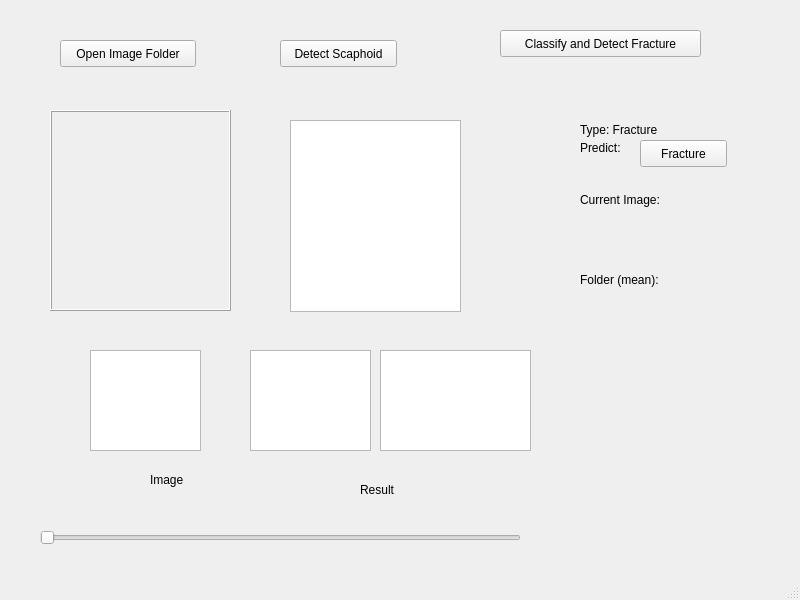
<?xml version="1.0" encoding="UTF-8"?>
<ui version="4.0">
 <class>MainWindow</class>
 <widget class="QMainWindow" name="MainWindow">
  <property name="geometry">
   <rect>
    <x>0</x>
    <y>0</y>
    <width>800</width>
    <height>600</height>
   </rect>
  </property>
  <property name="windowTitle">
   <string>MainWindow</string>
  </property>
  <widget class="QWidget" name="centralwidget">
   <widget class="QLabel" name="Labe_type">
    <property name="geometry">
     <rect>
      <x>580</x>
      <y>120</y>
      <width>111</width>
      <height>19</height>
     </rect>
    </property>
    <property name="text">
     <string>Type: Fracture</string>
    </property>
   </widget>
   <widget class="QLabel" name="label_CurrentImageEva">
    <property name="geometry">
     <rect>
      <x>580</x>
      <y>190</y>
      <width>111</width>
      <height>19</height>
     </rect>
    </property>
    <property name="text">
     <string>Current Image:</string>
    </property>
   </widget>
   <widget class="QSlider" name="ImageSwitcher">
    <property name="geometry">
     <rect>
      <x>40</x>
      <y>530</y>
      <width>481</width>
      <height>16</height>
     </rect>
    </property>
    <property name="orientation">
     <enum>Qt::Horizontal</enum>
    </property>
   </widget>
   <widget class="QGraphicsView" name="ResultImage_heatmap">
    <property name="geometry">
     <rect>
      <x>380</x>
      <y>350</y>
      <width>151</width>
      <height>101</height>
     </rect>
    </property>
   </widget>
   <widget class="QPushButton" name="OpenImageFolder">
    <property name="geometry">
     <rect>
      <x>60</x>
      <y>40</y>
      <width>136</width>
      <height>27</height>
     </rect>
    </property>
    <property name="text">
     <string>Open Image Folder</string>
    </property>
    <property name="autoDefault">
     <bool>false</bool>
    </property>
   </widget>
   <widget class="QLabel" name="label_result">
    <property name="geometry">
     <rect>
      <x>360</x>
      <y>480</y>
      <width>66</width>
      <height>19</height>
     </rect>
    </property>
    <property name="text">
     <string>Result</string>
    </property>
   </widget>
   <widget class="QLabel" name="label_predict">
    <property name="geometry">
     <rect>
      <x>580</x>
      <y>140</y>
      <width>66</width>
      <height>16</height>
     </rect>
    </property>
    <property name="text">
     <string>Predict:</string>
    </property>
   </widget>
   <widget class="QGraphicsView" name="ResultImage">
    <property name="geometry">
     <rect>
      <x>290</x>
      <y>120</y>
      <width>171</width>
      <height>192</height>
     </rect>
    </property>
   </widget>
   <widget class="QGraphicsView" name="OriginalImage_cropped">
    <property name="geometry">
     <rect>
      <x>90</x>
      <y>350</y>
      <width>111</width>
      <height>101</height>
     </rect>
    </property>
   </widget>
   <widget class="QGraphicsView" name="ResultImage_cropped">
    <property name="geometry">
     <rect>
      <x>250</x>
      <y>350</y>
      <width>121</width>
      <height>101</height>
     </rect>
    </property>
   </widget>
   <widget class="QPushButton" name="Predict">
    <property name="geometry">
     <rect>
      <x>640</x>
      <y>140</y>
      <width>87</width>
      <height>27</height>
     </rect>
    </property>
    <property name="text">
     <string>Fracture</string>
    </property>
   </widget>
   <widget class="QLabel" name="label_FolderImageEva">
    <property name="geometry">
     <rect>
      <x>580</x>
      <y>270</y>
      <width>101</width>
      <height>19</height>
     </rect>
    </property>
    <property name="text">
     <string>Folder (mean):</string>
    </property>
   </widget>
   <widget class="QLabel" name="label_image">
    <property name="geometry">
     <rect>
      <x>150</x>
      <y>470</y>
      <width>66</width>
      <height>19</height>
     </rect>
    </property>
    <property name="text">
     <string>Image</string>
    </property>
   </widget>
   <widget class="QPushButton" name="DetectScaphoid">
    <property name="geometry">
     <rect>
      <x>280</x>
      <y>40</y>
      <width>117</width>
      <height>27</height>
     </rect>
    </property>
    <property name="text">
     <string>Detect Scaphoid</string>
    </property>
   </widget>
   <widget class="QPushButton" name="ClassifyNDetectFracture">
    <property name="geometry">
     <rect>
      <x>500</x>
      <y>30</y>
      <width>201</width>
      <height>27</height>
     </rect>
    </property>
    <property name="text">
     <string>Classify and Detect Fracture</string>
    </property>
   </widget>
   <widget class="QLabel" name="OriginalImage">
    <property name="enabled">
     <bool>true</bool>
    </property>
    <property name="geometry">
     <rect>
      <x>50</x>
      <y>110</y>
      <width>181</width>
      <height>201</height>
     </rect>
    </property>
    <property name="frameShape">
     <enum>QFrame::Box</enum>
    </property>
    <property name="frameShadow">
     <enum>QFrame::Raised</enum>
    </property>
    <property name="text">
     <string/>
    </property>
    <property name="scaledContents">
     <bool>true</bool>
    </property>
   </widget>
  </widget>
  <widget class="QMenuBar" name="menubar">
   <property name="geometry">
    <rect>
     <x>0</x>
     <y>0</y>
     <width>800</width>
     <height>24</height>
    </rect>
   </property>
  </widget>
  <widget class="QStatusBar" name="statusbar"/>
 </widget>
 <resources/>
 <connections/>
</ui>
